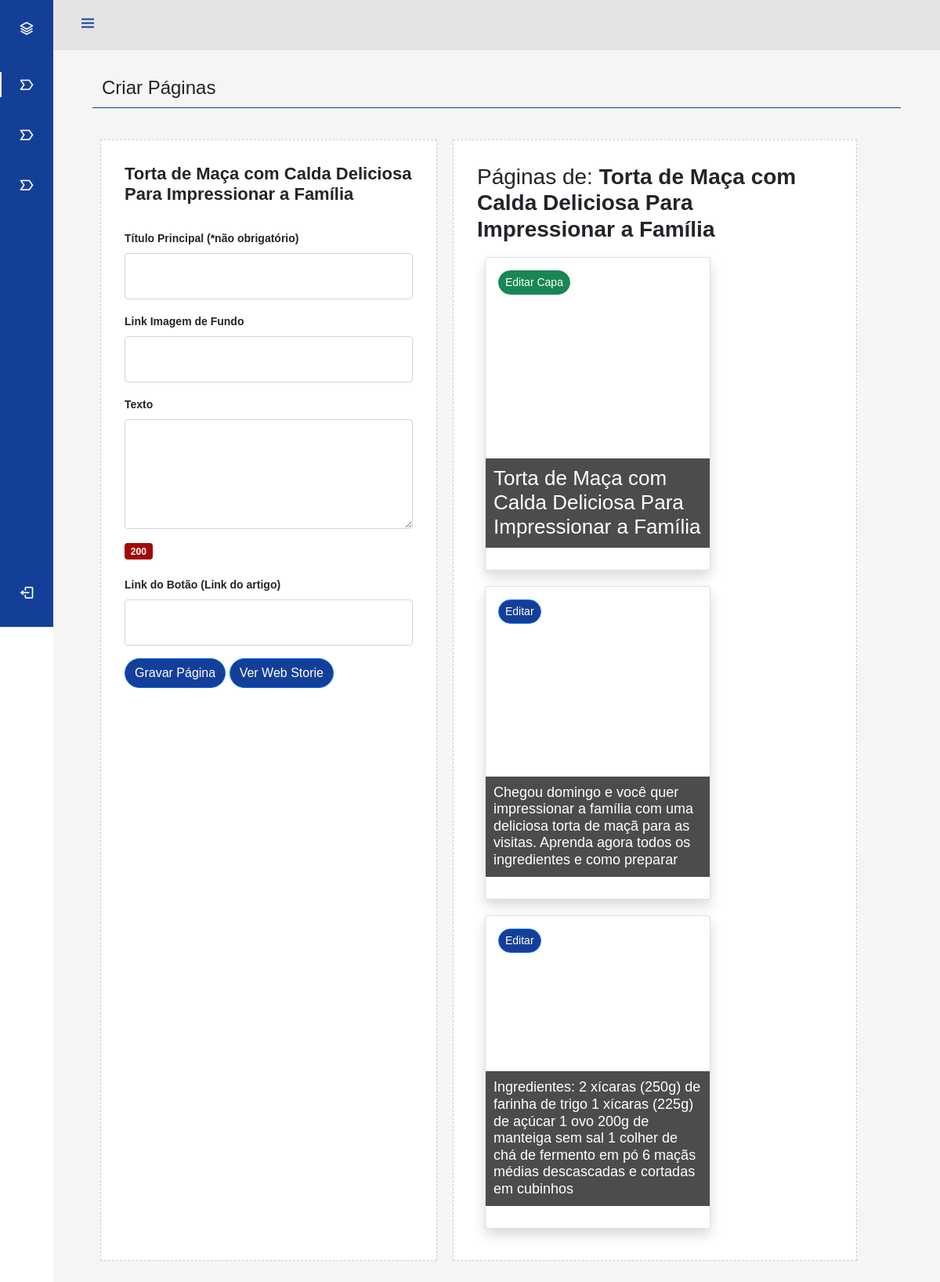
Page /app/web-stories-paginas.php?pagina=30 (signed in) on the committed database.
### tables this page shows
CREATE TABLE `stories` (
  `id` int(11) NOT NULL,
  `titulo` varchar(255) NOT NULL,
  `descricao` varchar(255) DEFAULT NULL,
  `url` varchar(255) NOT NULL,
  `capa` varchar(255) NOT NULL,
  `dataCadastro` datetime DEFAULT NULL
);

CREATE TABLE `stories_pages` (
  `id` int(11) NOT NULL,
  `id_stories` int(11) NOT NULL,
  `titulo` varchar(100) DEFAULT NULL,
  `texto` varchar(255) NOT NULL,
  `imagem_bg` varchar(255) DEFAULT NULL,
  `botao` varchar(255) DEFAULT NULL
);

### app/funcoes.php (called while the page is built, shortened)
<?php
$baseUrl = 'http://localhost:8888/webstories/stories';
?>

### app/web-stories-paginas.php (the view, shortened to what this page needs)
<?php
include('funcoes.php');
include ('header.php');
include ('nav.php');
$idWeb = strip_tags(trim(addslashes($_GET['pagina'])));
$sqlStr = $mysqli->query("SELECT * FROM stories WHERE id = '$idWeb' ")or die($mysqli->error);
$resStr = $sqlStr->fetch_assoc();
?>
<div id="inicio">
		<div class="row">
				<h4>Criar Páginas</h4>
		</div>
        <div class="row">
            <div class="col-md-5">
                <h3 style="margin-bottom: 30px;"><b><?=$resStr['titulo']?></b></h3>
                <div id="formulario">
                    <div class="mb-3">
                        <label for="" class="form-label">Título Principal (*não obrigatório)</label>
                        <input type="text" class="form-control" id="titulo" placeholder="">
                    </div>
                    <div class="mb-3">
                        <label for="" class="form-label">Link Imagem de Fundo</label>
                        <input type="text" class="form-control" id="linkBg" placeholder="">
                    </div>
                    <div class="mb-3">
                        <label for="" class="form-label">Texto</label>
                        <textarea name="" id="texto" class="form-control" rows="4" maxlength="200"></textarea>
                    </div>
                    <span style="margin-bottom: 20px;" class="badge badge-primary" id="conta">200</span>
                    <div class="mb-3">
                        <label for="" class="form-label">Link do Botão (Link do artigo)</label>
                        <input type="text" class="form-control" id="linkBotao" placeholder="">
                    </div>
                    <div class="mb-3">
                        <button class="btn btn-primary" id="enviar">Gravar Página</button>
                        <a href="<?=$baseUrl?>/web-stories/<?=$resStr['url']?>" target="_blank" class="btn btn-primary">Ver Web Storie</a>
                    </div>
                </div>
            </div>
            <div class="col-md-6">
                <h3>Páginas de: <b><?=$resStr['titulo']?></b></h3>
                <div class="row">
                    <?php
                        $sqlWeb = $mysqli->query("SELECT * FROM stories WHERE id = '$idWeb'")or die($mysqli->error);
                        while($resWeb = $sqlWeb->fetch_assoc()){
                    ?>
                        <div class="card shadow" style="
                        position:relative;
                        width:18rem;
                        height:400px;
                        background-position:center;
                        background-image: url(<?=$resWeb['capa']?>);
                        background-size: cover;">
                            <div class="card-body">
                                <h2 class="card-title" style="color:#fff; background: rgba(0, 0, 0, .7); padding:10px; position:absolute; bottom:20px; font-size:26px; left:0;"><?=$resWeb['titulo']?></h2>
                                <a href="web-stories-editar.php?str=<?=$resStr['id']?>" class="btn btn-success btn-sm">
                                Editar Capa</a>
                            </div>
                        </div>
                    <?php } ?>
                    <?php
                        $sqlWeb = $mysqli->query("SELECT * FROM stories_pages WHERE id_stories = '$idWeb' ORDER BY id ASC")or die($mysqli->error);
                        while($resWeb = $sqlWeb->fetch_assoc()){
                    ?>
                        <div class="card shadow" style="
                        position:relative;
                        width:18rem;
                        height:400px;
                        background-position:center;
                        background-image: url(<?=$resWeb['imagem_bg']?>);
                        background-size: cover;">
                            <div class="card-body">
                                <h5 class="card-title" style="color:#fff; background: rgba(0, 0, 0, .7); padding:10px; position:absolute; bottom:20px; font-size:18px; left:0;"><?=$resWeb['texto']?></h5>
                                <a href="web-stories-paginas-editar.php?str=<?=$resStr['id']?>&pagina=<?=$resWeb['id']?>" class="btn btn-primary btn-sm">
                                Editar</a>
                            </div>
                        </div>
                    <?php } ?>
                </div>
            </div>
        </div>
</div>
<?php include('footer.php'); ?>

### app/header.php (shortened to what this page needs)
<!DOCTYPE html>
<html lang="en">
<head>
	<link rel="stylesheet" href="https://cdn.jsdelivr.net/npm/bootstrap@5.0.0-beta1/dist/css/bootstrap.min.css">
	<link rel="stylesheet" href="https://cdn.jsdelivr.net/npm/boxicons@latest/css/boxicons.min.css">
	<link rel="stylesheet" href="style.css">
</head>
<body id="body-pd">
    <header class="header" id="header">
        <div class="header_toggle"> <i class='bx bx-menu' id="header-toggle"></i> </div>
    </header>

### app/nav.php (shortened to what this page needs)
<div class="l-navbar" id="nav-bar">
      <nav class="nav">
          <div>
          	<a href="#" class="nav_logo">
          		<i class='bx bx-layer nav_logo-icon'></i>
          	</a>
              <div class="nav_list">
              	<a href="painel.php" class="nav_link active">
              		<i class='bx bx-label nav_icon'></i>
              	</a>
              	<a href="quiz.php" class="nav_link">
				<i class='bx bx-label nav_icon'></i>
              	</a>
              	<a href="contatos.php" class="nav_link">
              		<i class='bx bx-label nav_icon'></i>
              	</a>
              </div>
          </div>
          <a href="logout.php" class="nav_link">
          	<i class='bx bx-log-out nav_icon'></i>
          </a>
      </nav>
  </div>

### app/footer.php (shortened to what this page needs)
</body>
</html>

### app/style.css (style rules this page uses)
:root { --header-height: 3rem; --nav-width: 68px; --first-color:#143F99; --first-color-light: #fff; --white-color: #F7F6FB; --body-font: 'Arial', sans-serif; --normal-font-size: 1rem; --z-fixed: 100; }
.badge { background-color: #a40707; }
.form-control { padding: 15px; padding-left: 10px; }
#formulario { max-width: 800px; }
#inicio { background-color: #f5f5f5; padding: 50px; }
.card { margin: 10px; background-color: #fff; padding: 0; }
h4 { border-bottom: 1px solid #143F99; margin-bottom: 30px; padding-bottom: 10px; }
.row { margin:0 auto; }
.btn { border-radius: 24px; }
.btn-primary { background-color: var(--first-color); }
body { position: relative; margin: var(--header-height) 0 0 0; padding: 0 0rem; font-family: var(--body-font); font-size: var(--normal-font-size); transition: .5s }
a { text-decoration: none }
.header { width: 100%; height: var(--header-height); position: fixed; top: 0; left: 0; display: flex; align-items: center; justify-content: space-between; padding: 0 1rem; background-color: #e4e4e4; z-index: var(--z-fixed); transition: .5s }
.header_toggle { color: var(--first-color); font-size: 1.5rem; cursor: pointer }
.l-navbar { position: fixed; top: 0; left: -30%; width: var(--nav-width); height: 100vh; background-color: var(--first-color); padding: .5rem 1rem 0 0; transition: .5s; z-index: var(--z-fixed) }
.nav { height: 100%; display: flex; flex-direction: column; justify-content: space-between; overflow: hidden }
.nav_logo, .nav_link { display: grid; grid-template-columns: max-content max-content; align-items: center; column-gap: 1rem; padding: .5rem 0 .5rem 1.5rem }
.nav_logo { margin-bottom: 2rem }
.nav_logo-icon { font-size: 1.25rem; color: var(--white-color) }
.nav_link { position: relative; color: var(--first-color-light); margin-bottom: 1.5rem; transition: .3s }
.nav_icon { font-size: 1.25rem }
.active { color: var(--white-color) }
.active::before { content: ''; position: absolute; left: 0; width: 2px; height: 32px; background-color: var(--white-color) }
label { font-size: 14px; font-weight: bold; }
.form-control { font-weight: normal; font-size: 18px; }
@media screen and (min-width: 768px) { body { margin: calc(var(--header-height) + 0rem) 0 0 0; padding-left: calc(var(--nav-width) + 0rem); } }
@media screen and (min-width: 768px) { .header { height: calc(var(--header-height) + 1rem); padding: 0 2rem 0 calc(var(--nav-width) + 2rem) } }
@media screen and (min-width: 768px) { .l-navbar { left: 0; padding: 1rem 1rem 0 0 } }

### app/web-stories-paginas.php (style rules this page uses)
.col-md-5, .col-md-6 { background-color: #fff; margin: 10px; padding: 30px; border: 1px solid #ccc; border-style: dashed; }
.col-md-5 h3 { font-size: 22px; display: block; }

### rows in the picture
stories: titulo "Torta de Maça com Calda Deliciosa Para Impressionar a Família"
stories_pages: texto "Chegou domingo e você quer impressionar a família com uma deliciosa torta de maçã para as visitas. Aprenda agora todos os ingredientes e como preparar"
stories_pages: texto "Ingredientes: 2 xícaras (250g) de farinha de trigo 1 xícaras (225g) de açúcar 1 ovo 200g de manteiga sem sal 1 colher de chá de fermento em pó 6 maçãs médias descascadas e cortadas em cubinhos"
